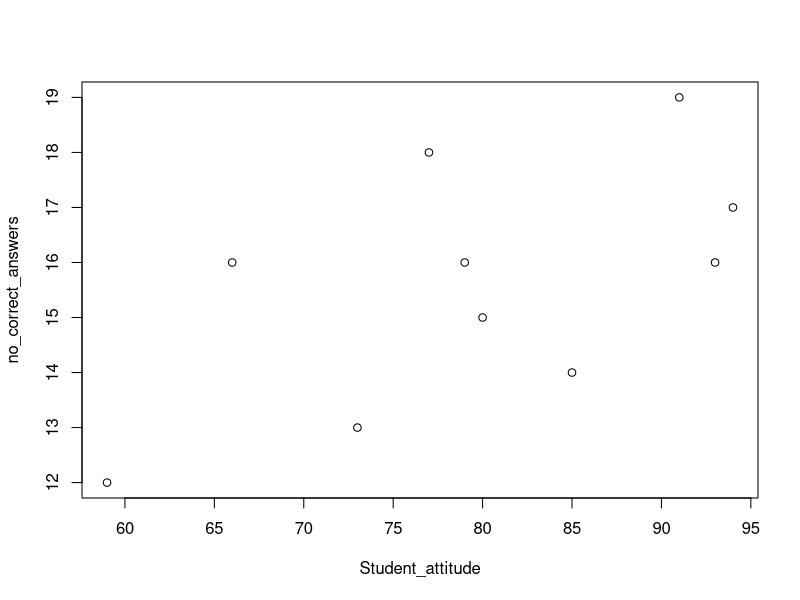
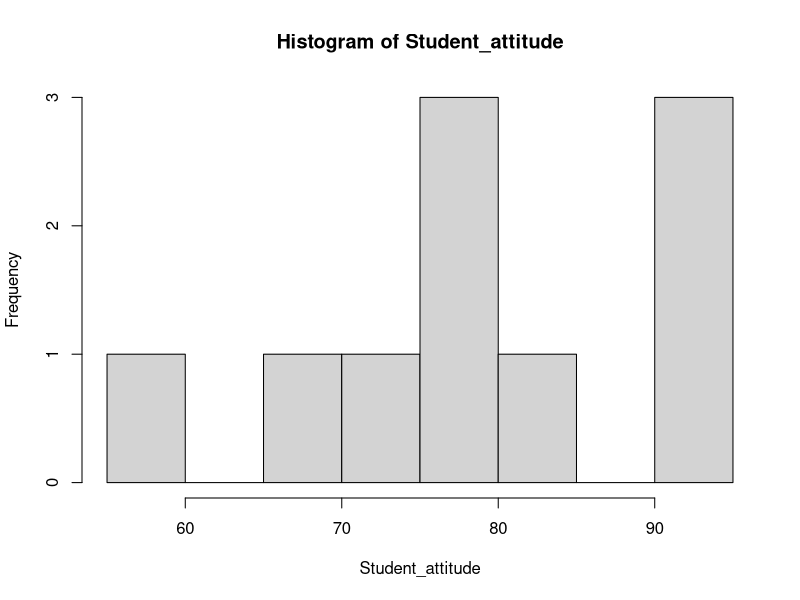
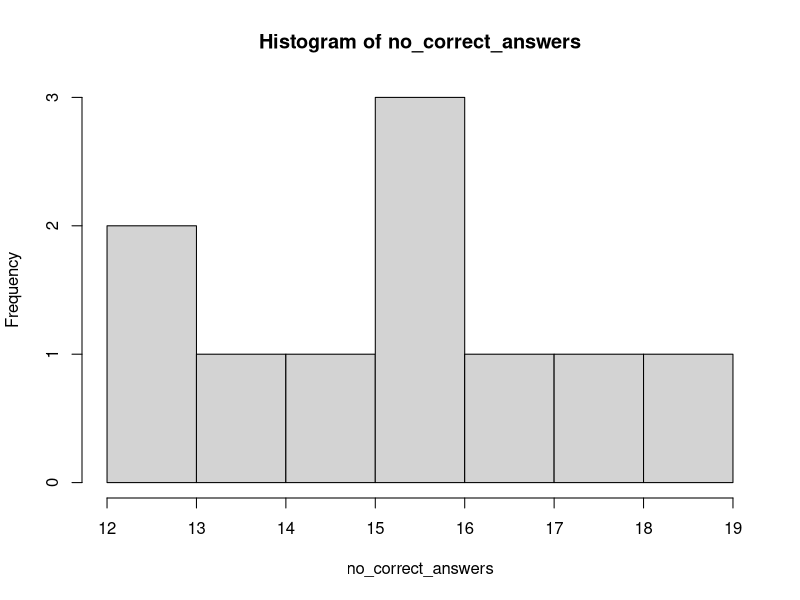
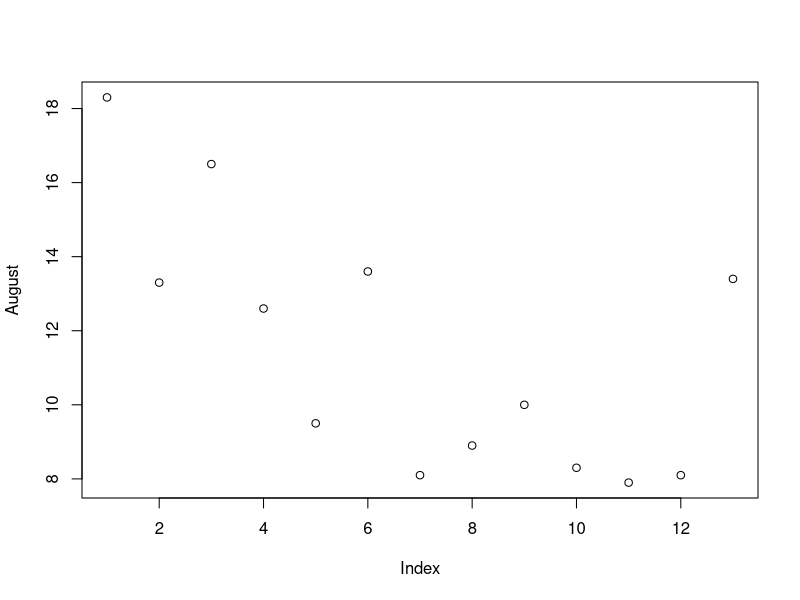
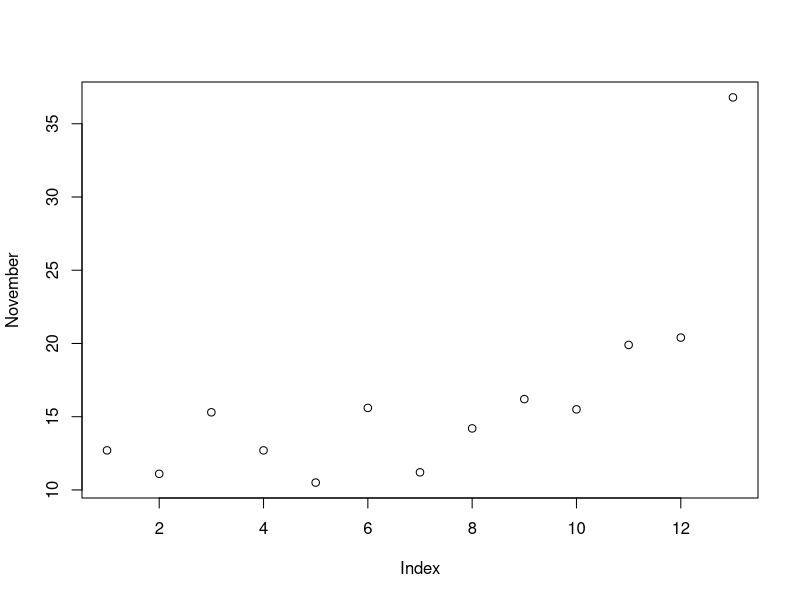
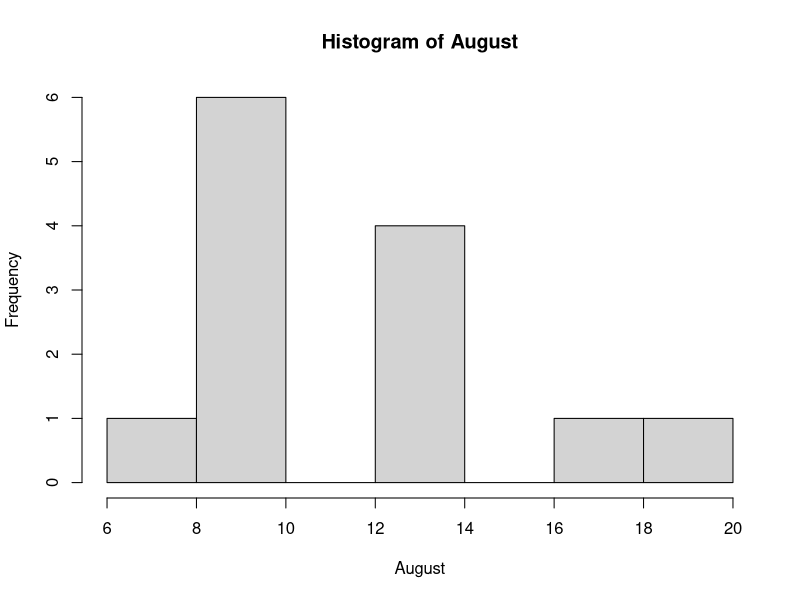
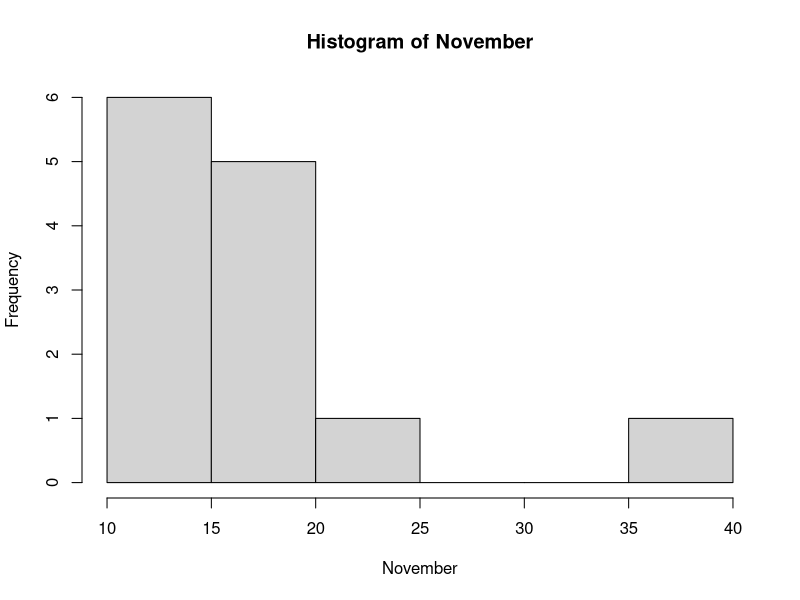
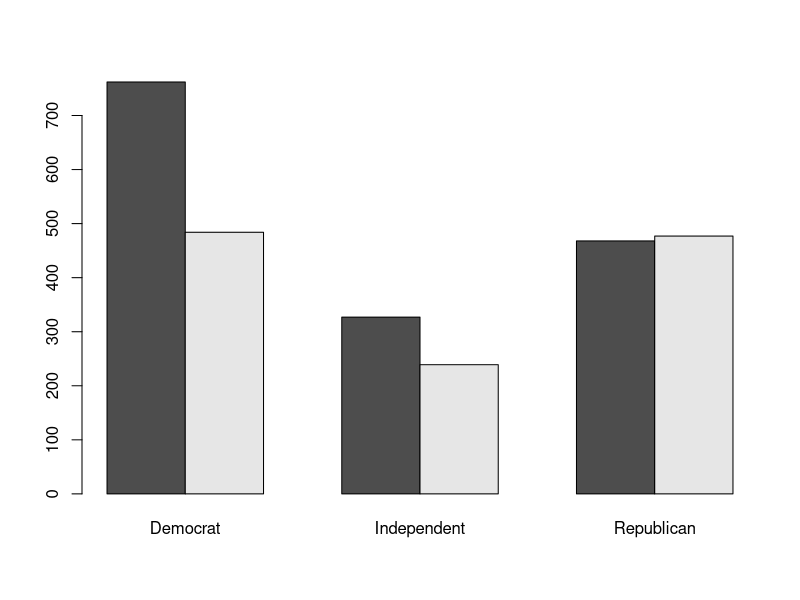

Source code (R) for these figures, in order:
#----------------- Repeating all tests ----------------
#
# Goal: repeat the statistical tests and methods learned so far.
# Those include: correlations, chi-squared tests, t-tests, wilcoxon tests,
# shapiro tests, anovas, linear models...
#
# Your task: Every student received a red and a green card which you are supposed to raise
# throughout the script. Green = significant, Red = not significant.
# I emphasize this distinction as in cases such as for the Shapiro-Wilk, the red card is
# actually what we would like as an outcome.
#
# The basic analysis is always:
# 1) visual inspection
# 2) independent histograms of the data & shapiro
# 3) the test
# 3b) optional depending on the model: residuals of the model, plotting
#     the model etc.
#
# Lisa Gotzian, June 12, 2019

set.seed(123) # this sets the random generator in our computers to the same!

# If you ever need help for a command or test:
?t.test

#------------------ Correlations --------------------
# defining / loading your data (example from Eugene O'Loughlin)
Student_attitude <- c(94,73,59,80,93,85,66,79,77,91)
no_correct_answers <- c(17,13,12,15,16,14,16,16,18,19)

# 1) visual inspection
plot(Student_attitude, no_correct_answers)

# 2) independent histograms of the data & shapiro
hist(Student_attitude)
hist(no_correct_answers)

# Shapiro-Test - the shapiro test is always part of your procedure
shapiro.test(Student_attitude)
shapiro.test(no_correct_answers)

# F-Test: are the two variances different?
var.test(Student_attitude, no_correct_answers)

# 3) the test: correlation
# Pearson's correlation coefficient
cor(Student_attitude,no_correct_answers)
cor.test(Student_attitude,no_correct_answers)

#------------------------ T-tests------------------------
# defining / loading your data
# Temperature in South Africa
August<- c(18.3,13.3,16.5,12.6,9.5,13.6,8.1,8.9,10,8.3,7.9,8.1,13.4)
November <- c(12.7,11.1,15.3,12.7,10.5,15.6,11.2,14.2,16.2,15.5,19.9,20.4,36.8)

# 1) visual plot
plot(August)
plot(November)

# 2) independent histograms of the data & shapiro
hist(August)
hist(November)
shapiro.test(August)
shapiro.test(November)


# 3) test
# Student's t Test: is the temperature in August significantly different
# from the one in November?
t.test(August, November)

# Wilcoxon singed rank test: Like a t-test, just with ranked data, which
# could apply to "days in a month"
wilcox.test(August, November)
wilcox.test(August, November, paired=T, alternative = "less")
mean(August)
mean(November)

#------------------------ Chi square test --------------------
## From Agresti(2007) p.39
votes <- rbind(c(762, 327, 468), c(484, 239, 477))

# This assigns column and row labels, so "dimension names"
dimnames(votes) <- list(gender = c("F", "M"),
                        party = c("Democrat","Independent", "Republican"))

# 1) Visual inspection
barplot(votes,beside=T)

# 2) histograms/shapiro don't really apply to categorical data

# 3) the chi-square test
chisq.test(votes)  # Prints test summary
Xsq <- chisq.test(votes)
Xsq$observed   # observed counts (same as M)
Xsq$expected   # expected counts under the null

#------------------ Linear model: cars -------------------
# Loading in the data: a dataset of speed & stopping distance of cars.
data(cars)
# The data is from the inbuilt datasets. For these, there is a help available:
help(cars)

# What's the relationship of speed and stopping distance?
# 1) visual plot of cars$speed, cars$dist
plot(cars$speed, cars$dist)

# 2) histograms of both to see how they are distributed individually & shapiro
# and a correlation to see their relationship
hist(cars$dist) # not normally distributed
hist(cars$speed)
shapiro.test(cars$dist)
shapiro.test(cars$speed)
cor.test(cars$dist, cars$speed) #cannot report it


# 3a) linear model because we have 2 continuous variables
model <- lm(cars$dist ~ cars$speed) # stopping distance explained by speed
summary(model)

# 3b) plotting the linear model
plot(cars$dist ~ cars$speed) # normal plot
abline(model) # with the model as a line

# 3c) residuals of the model normally distributed?
hist(resid(model)) # histogram of the residuals
shapiro.test(resid(model)) # the shapiro test of normality of the residuals
# The shapiro test yielded p = 0.02152
# This is not "normally distributed" because we can reject the Null-Hypothesis.

# 4a) Log-Transformation
# That's why we log-transform one variable. It's the same linear model
# but log-transforming the response.
# log-transforming: commonly done to have an even better fit.
hist(log(cars$dist))

logModel <- lm(log(cars$dist) ~ cars$speed)

# 4b) plotting the linear model
plot(log(cars$dist) ~ cars$speed)
abline(logModel)

# 4c) residuals normally distributed? Did we do better?
hist(resid(logModel)) # we did do better!
shapiro.test(resid(logModel))

#---------------------- Anova ------------------------
# Loading the data: comparing yields
data(PlantGrowth)
help(PlantGrowth)

# 1) Visual plot
boxplot(weight ~ group, data = PlantGrowth, main = "PlantGrowth data",
        ylab = "Dried weight of plants", col = "lightgray",
        notch = TRUE, varwidth = TRUE)

# 2) histogram of the variables
# This weird-looking code? I just try to get the three groups you can see in the boxplot.
hist(PlantGrowth[PlantGrowth$group == "ctrl","weight"], main = "Histogram of ctrl")
hist(PlantGrowth[PlantGrowth$group == "trt1","weight"], main = "Histogram of trt1")
hist(PlantGrowth[PlantGrowth$group == "trt2","weight"], main = "Histogram of trt2")

shapiro.test(PlantGrowth[PlantGrowth$group == "ctrl","weight"])
shapiro.test(PlantGrowth[PlantGrowth$group == "trt1","weight"])
shapiro.test(PlantGrowth[PlantGrowth$group == "trt2","weight"])

# 3a) run an anova because we have three categories and each result in 
# plantgrowth.

# The following commands are from different packages but essentially do the
# same thing.
anova(lm(weight ~ group, data = PlantGrowth))
summary(aov(weight ~ group, data = PlantGrowth))

# assign it to a "modelaov" object to access it below for the residuals
modelaov <- aov(weight ~ group, data = PlantGrowth)

# 3b) residuals normally distributed?
hist(modelaov$residuals)
hist(resid(modelaov))
shapiro.test(resid(modelaov))

# 4) Post-Hoc test
TukeyHSD(modelaov)

#------------------ Some last commands for data analysis ---------------
# Understanding the data: PlantGrowth
str(PlantGrowth)
summary(PlantGrowth)

# Understanding one variable: PlantGrowth$weight
sum(PlantGrowth$weight)
mean(PlantGrowth$weight)
median(PlantGrowth$weight)
var(PlantGrowth$weight)
sd(PlantGrowth$weight)

# Understanding two variables (apart from the tests above)
# we do a table!
table(PlantGrowth$weight, PlantGrowth$group)
